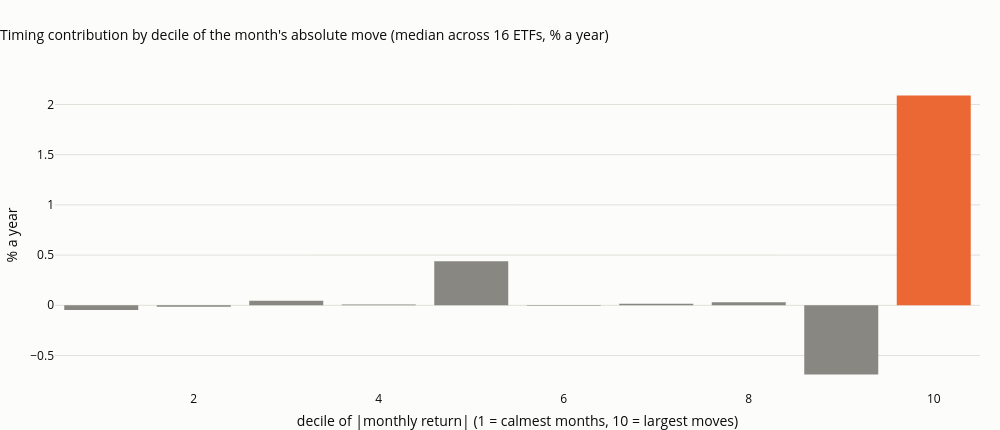

Notebook code for this chart:
### Code cell
fig = go.Figure()
fig.add_bar(x=[str(i + 1) for i in by_decile.index], y=by_decile.values, marker_color=[MUTED] * 9 + [SERIES[1]])
fig.update_layout(title="Timing contribution by decile of the month's absolute move (median across 16 ETFs, % a year)",
                  xaxis_title="decile of |monthly return| (1 = calmest months, 10 = largest moves)", yaxis_title="% a year",
                  height=430, width=1000, margin=dict(t=80))
save_figure(fig, "05_02_timing_episodes", FIG)
fig

### Figure 1 — Plotly figure (JSON) as saved in the notebook; plotly's stock layout.template omitted (floating-point values rounded to 4 significant figures)
{"data": [{"marker": {"color": ["#898781", "#898781", "#898781", "#898781", "#898781", "#898781", "#898781", "#898781", "#898781", "#eb6834"]}, "type": "bar", "x": ["1", "2", "3", "4", "5", "6", "7", "8", "9", "10"], "y": [-0.04735, -0.01566, 0.04452, 0.008246, 0.4391, -0.004674, 0.01551, 0.03029, -0.6894, 2.09]}], "layout": {"height": 430, "margin": {"t": 80}, "title": {"text": "Timing contribution by decile of the month's absolute move (median across 16 ETFs, % a year)"}, "width": 1000, "xaxis": {"title": {"text": "decile of |monthly return| (1 = calmest months, 10 = largest moves)"}}, "yaxis": {"title": {"text": "% a year"}}}}
